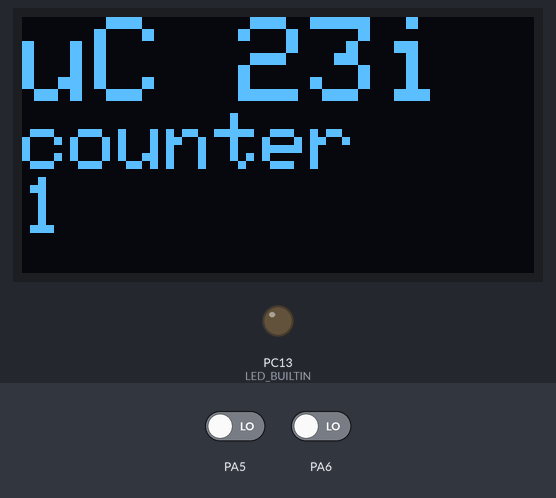
A program run on a simulated STM32 Blue Pill. On the bench: 128×64 one-colour display, output pins drawn as LEDs (lit = HIGH). Inputs (shaded band) come from the test bench; at power-on: PA5 LOW, PA6 LOW.

Above: at 1.2 s.
1.3 s: PA5 driven HIGH
At 2.9 s:
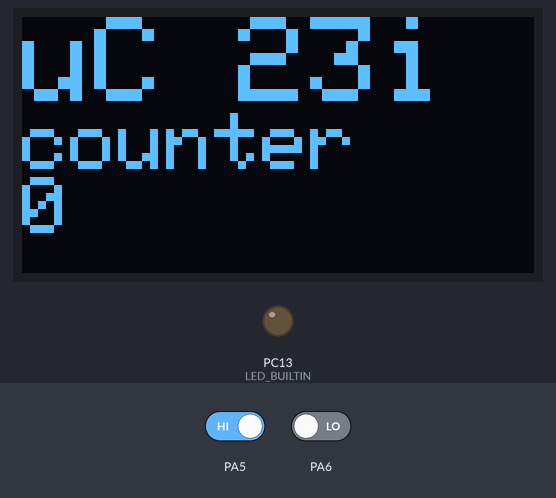
4.3 s: PA6 driven HIGH
At 9.8 s:
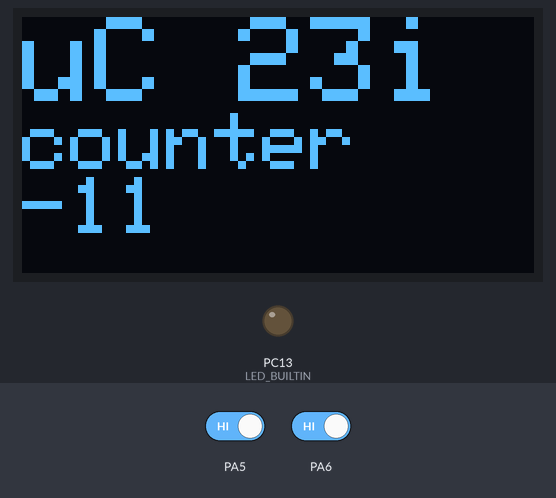
Timing chart, 0 to 11.3 s (numbered marks = the images above; inputs shaded):
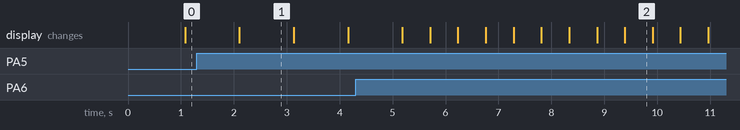

The program:

main.cpp
```cpp
#include <Arduino.h>
#include <Wire.h>
#include <Adafruit_GFX.h>
#include <Adafruit_SSD1306.h>
#include "SSD1306_Defs.h"

#define BASE_DELAY 1000

void changeMode();
void changeSpeed();

namespace global {
  unsigned int counter = 0;
  bool mode = false;
  uint8_t speed = 0;
  unsigned int delay = 1000;
  unsigned int pines[5] = {PB5, PB6, PB7, PB8, PB9};
  bool led_status = false;
}

void blink(unsigned);

namespace global {
    Adafruit_SSD1306* oled;
    bool ledStatus = false;
}

void setup() {
  pinMode(LED_BUILTIN, OUTPUT);
  pinMode(PA5, INPUT);
  pinMode(PA6, INPUT);
  attachInterrupt(PA5, changeMode, RISING);
  attachInterrupt(PA6, changeSpeed, RISING);
  Wire.begin(SDA, SCL);
  global::oled = new Adafruit_SSD1306(OLED_WIDTH, OLED_HEIGHT);
  if(!global::oled->begin(SSD1306_SWITCHCAPVCC, 60)) {
    blink(100);
  }
  global::oled->setTextColor(SSD1306_WHITE);
}

void loop() {
  global::oled->clearDisplay();
  global::oled->setCursor(0, 0);
  global::oled->setTextSize(3);
  global::oled->print("uC 23i\n");
  global::oled->setTextSize(2);
  global::oled->print("counter\n");
  // global::oled->setCursor(0, 40);
  global::oled->printf("%d", global::counter);
  global::oled->display();
  delay(global::delay);
  global::counter = (!global::mode)
                  ? global::counter + 1
                  : global::counter - 1;
  global::delay = (global::speed <= 4) ? BASE_DELAY >> global::speed : 1000;
}

void blink(unsigned ms) {
  while (true) {
    digitalWrite(LED_BUILTIN, global::ledStatus);
    global::ledStatus = !global::ledStatus;
    delay(ms);
  }
}

void changeMode() {
  global::mode = !global::mode;
}

void changeSpeed() {
  global::speed = (global::speed <= 4) ? global::speed+1 : 1;
}
```

SSD1306_Defs.h
```cpp
#define OLED_ADDRESS 60
#define OLED_WIDTH 128
#define OLED_HEIGHT 64
#define OLED_RSTPIN -1
#define OLED_FREQ 400000
```

Measured:
- what the display in image 1 shows lasts 1.0 s, from 2.1 s to 3.1 s
- what the display in image 2 shows lasts 0.5 s, from 9.4 s to 9.9 s
